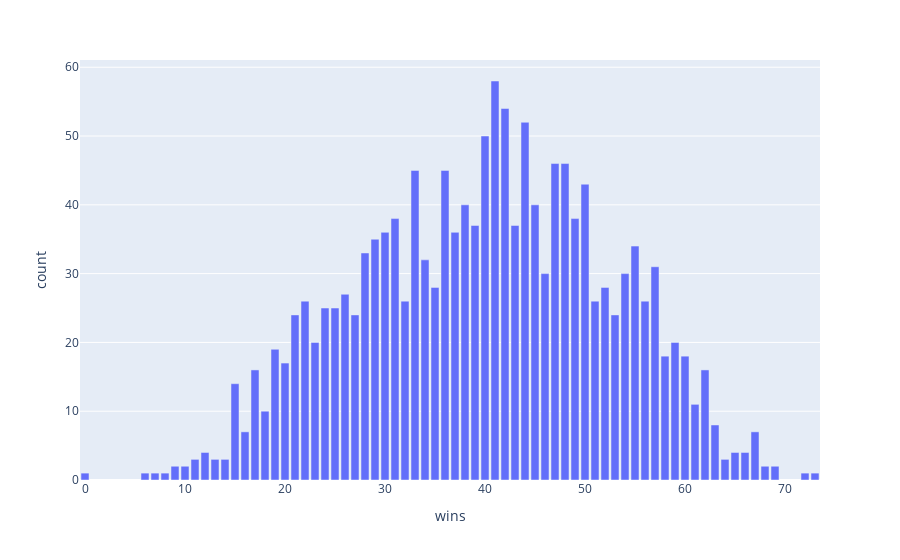

This figure's notebook cell:
### Code cell
data = all_teams['wins'].value_counts()
fig = px.bar(all_teams, x=data.index, y= data.values, labels={'x':'wins','y':'count'})
fig.show()

### Figure 1 — Plotly figure (JSON) as saved in the notebook; plotly's stock layout.template omitted (floating-point values rounded to 4 significant figures)
{"data": [{"alignmentgroup": "True", "hovertemplate": "wins=%{x}<br>count=%{y}<extra></extra>", "legendgroup": "", "marker": {"color": "#636efa"}, "name": "", "offsetgroup": "", "orientation": "v", "showlegend": false, "textposition": "auto", "type": "bar", "x": [41, 42, 44, 40, 47, 48, 33, 36, 50, 45, 38, 31, 49, 39, 43, 30, 37, 29, 55, 28, 34, 57, 46, 54, 35, 52, 26, 56, 22, 32, 51, 24, 25, 21, 53, 27, 23, 59, 19, 60, 58, 20, 17, 62, 15, 61, 18, 63, 67, 16, 66, 65, 12, 64, 13, 11, 14, 10, 69, 68, 9, 7, 6, 73, 8, 72, 0], "xaxis": "x", "y": [58, 54, 52, 50, 46, 46, 45, 45, 43, 40, 40, 38, 38, 37, 37, 36, 36, 35, 34, 33, 32, 31, 30, 30, 28, 28, 27, 26, 26, 26, 26, 25, 25, 24, 24, 24, 20, 20, 19, 18, 18, 17, 16, 16, 14, 11, 10, 8, 7, 7, 4, 4, 4, 3, 3, 3, 3, 2, 2, 2, 2, 1, 1, 1, 1, 1, 1], "yaxis": "y"}], "layout": {"barmode": "relative", "legend": {"tracegroupgap": 0}, "margin": {"t": 60}, "xaxis": {"anchor": "y", "domain": [0, 1], "title": {"text": "wins"}}, "yaxis": {"anchor": "x", "domain": [0, 1], "title": {"text": "count"}}}}
